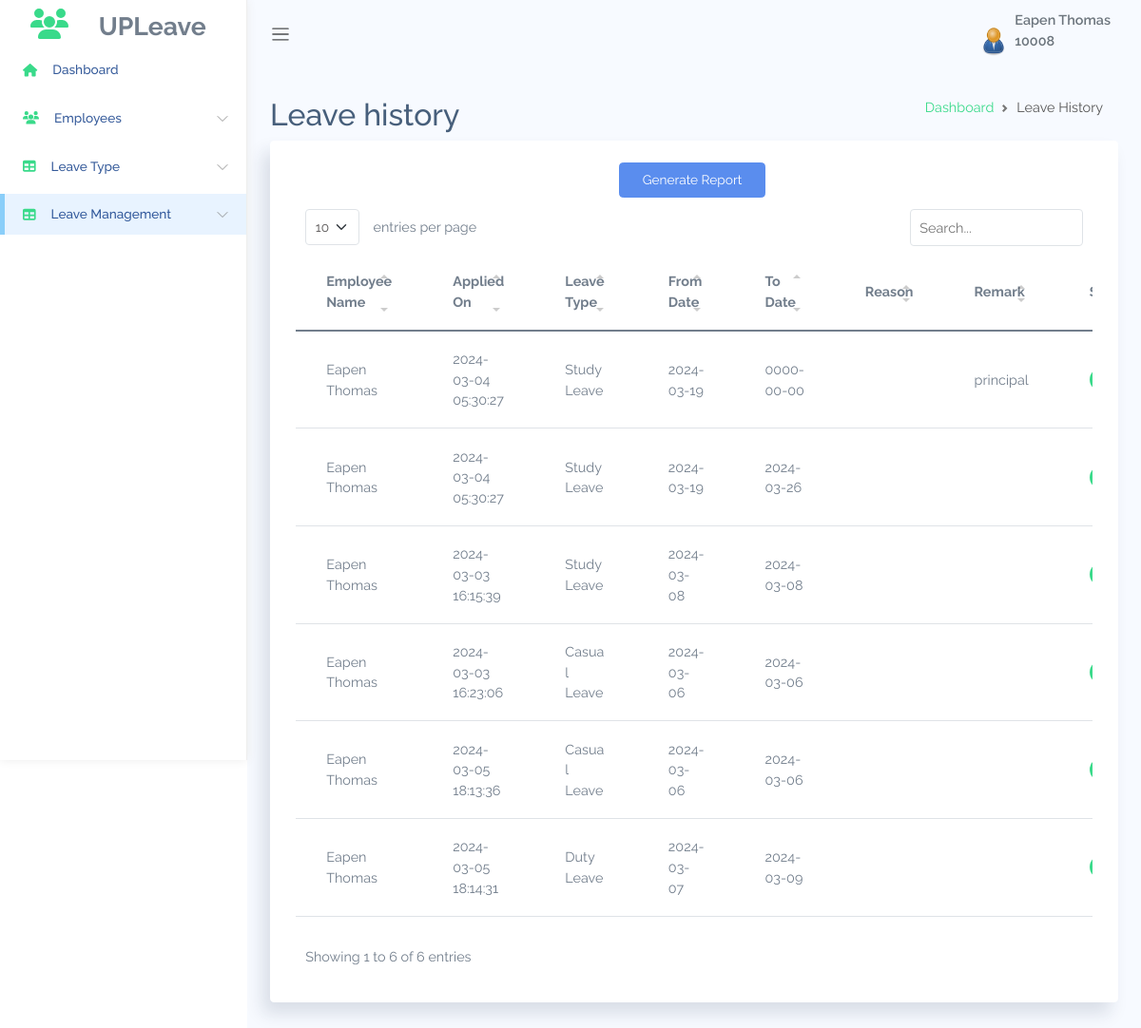
Before: /hodleavehistory.php (signed in) with the older database file.
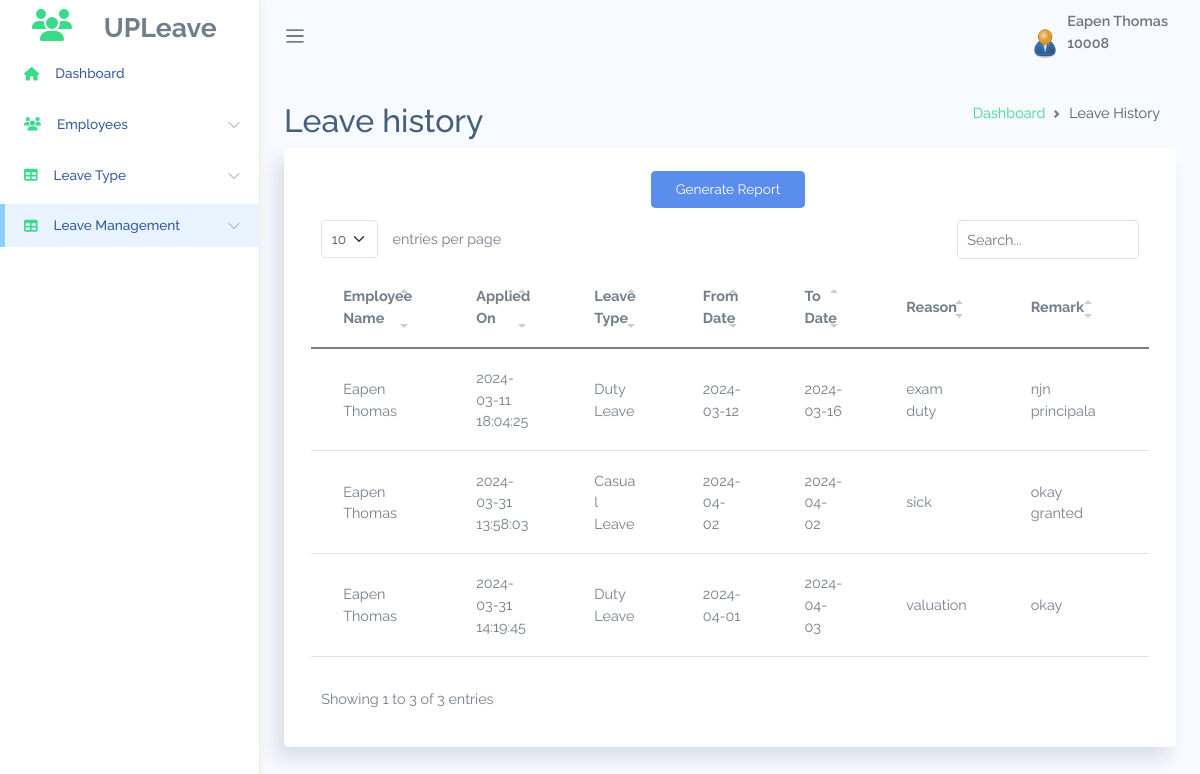
After: the same page with the newer database file.
### tables this page shows
CREATE TABLE `tbl_approval` (
  `a_id` int(11) NOT NULL,
  `emp_id` int(11) DEFAULT NULL,
  `l_id` int(11) DEFAULT NULL,
  `st_date` date DEFAULT NULL,
  `to_date` date DEFAULT NULL,
  `reason` varchar(100) NOT NULL,
  `status` int(3) DEFAULT NULL,
  `daydiff` float NOT NULL,
  `appliedtime` varchar(30) NOT NULL,
  `remark` varchar(150) NOT NULL,
  `document` longblob NOT NULL
);

CREATE TABLE `tbl_employee` (
  `emp_id` int(11) DEFAULT NULL,
  `empname` varchar(40) DEFAULT NULL,
  `email` varchar(40) DEFAULT NULL,
  `phone` varchar(15) DEFAULT NULL,
  `doj` date DEFAULT NULL,
  `status` tinyint(1) DEFAULT NULL,
  `dept_id` int(11) DEFAULT NULL,
  `post_id` int(11) DEFAULT NULL
);

CREATE TABLE `tbl_leavetype` (
  `l_id` int(11) NOT NULL,
  `leavetype` varchar(30) DEFAULT NULL,
  `description` varchar(100) DEFAULT NULL,
  `totalleave` int(11) DEFAULT NULL
);

### hodleavehistory.php (the view, shortened to what the changed rows need)
<?php
include 'conn.php';
if(isset($_SESSION['empid'])) {
$x=$_SESSION['name'];
$empid=$_SESSION['empid'];
$deptid=$_SESSION['deptid'];
?>
<!DOCTYPE html>
<html lang="en">
<head>
<link rel="stylesheet" href="assets/css/bootstrap.css">
<link rel="stylesheet" href="assets/vendors/simple-datatables/style.css">
<link rel="stylesheet" href="assets/vendors/perfect-scrollbar/perfect-scrollbar.css">
<link rel="stylesheet" href="assets/css/app.css">
</head>
<body>
    <div id="app">
        <div id="sidebar" class='active'>
            <div class="sidebar-wrapper active">
                <div class="sidebar-header" style="height: 50px;margin-top: -30px">
                    <i class="fa fa-users text-success me-4"></i>
                    <span id="span01" style="font-size: smaller;">UPLeave</span>
                </div>
                <div class="sidebar-menu">
                    <ul class="menu">
                        <li class="sidebar-item ">
                            <a href="index.php" class='sidebar-link'>
                                <i class="fa fa-home text-success"></i>
                                <span>Dashboard</span>
                            </a>
                        </li>
                        <li class="sidebar-item  has-sub">
                            <a href="#" class='sidebar-link'>
                                <i class="fa fa-users text-success"></i>
                                <span>Employees</span>
                            </a>
                        </li>
                        <li class="sidebar-item  has-sub">
                            <a href="#" class='sidebar-link'>
                                <i class="fa fa-table text-success"></i>
                                <span>Leave Type</span>
                            </a>
                        </li>
                        <li class="sidebar-item  has-sub active">
                            <a href="#" class='sidebar-link'>
                                <i class="fa fa-table text-success"></i>
                                <span>Leave Management</span>
                            </a>
                        </li>
                    </ul>
                </div>
            </div>
        </div>
        <div id="main">
            <nav class="navbar navbar-header navbar-expand navbar-light">
                <a class="sidebar-toggler" href="#"><span class="navbar-toggler-icon"></span></a>
                <div class="collapse navbar-collapse" id="navbarSupportedContent">
                    <ul class="navbar-nav d-flex align-items-center navbar-light ms-auto">
                        <li class="dropdown">
                            <a href="#" data-bs-toggle="dropdown"
                                class="nav-link dropdown-toggle nav-link-lg nav-link-user">
                                <div class="avatar me-1">
                                    <img src="assets/images/admin.png" alt="" srcset="">
                                </div>
                                <div class="d-none d-md-block d-lg-inline-block"><?php echo $x."<br>".$empid ?></div>
                            </a>
                        </li>
                    </ul>
                </div>
            </nav>
            <div class="main-content container-fluid">
                <div class="page-title">
                    <div class="row">
                        <div class="col-12 col-md-6 order-md-1 order-last">
                            <h3>Leave history    </h3>
                        </div>
                        <div class="col-12 col-md-6 order-md-2 order-first">
                            <nav aria-label="breadcrumb" class='breadcrumb-header'>
                                <ol class="breadcrumb">
                                    <li class="breadcrumb-item"><a href="employee.php" class="text-success">Dashboard</a>
                                    </li>
                                    <li class="breadcrumb-item active" aria-current="page">Leave History</li>
                                </ol>
                            </nav>
                        </div>
                    </div>
                </div>
                <section class="section">
                    <div class="card">
                        <div class="card-body">
                            <table class='table' id="table1">
                                <thead>
                                    <tr>
                                        <th>Employee Name</th>
                                        <th>Applied On</th>
                                        <th>Leave Type</th>
                                        <th>From Date</th>
                                        <th>To Date</th>
                                        <th>Reason</th>
                                        <th>Remark</th>
                                        <th>Status</th>
                                    </tr>
                                </thead>
                                <tbody>
                                    <?php
                                    $sql="SELECT a.*,e.empname,p.deptname FROM tbl_approval a,tbl_employee e, tbl_department p WHERE a.emp_id = e.emp_id and e.dept_id = p.dept_id and p.dept_id = $deptid";
                                    $result=$conn->query($sql);
                                    if ($result){
                                         if ($result->num_rows > 0) {
                                            while ($row = $result->fetch_assoc()) {
                                            $empname=$row['empname'];
                                            $apptime = $row['appliedtime'];
                                            $lid=$row['l_id'];
                                            $stdate=$row['st_date'];
                                            $todate=$row['to_date'];
                                            $remark=$row['remark'];
                                            $reason = $row['reason'];
                                            $lql="select leavetype from tbl_leavetype where l_id = $lid";
                                            $res=$conn->query($lql);
                                            if($res){
                                                $rows = $res->fetch_assoc();
                                            echo " <tr>";
                                            echo"<td>$empname</td>";
                                            echo " <td>$apptime</td>";
                                            echo "<td>".$rows['leavetype']."</td>";
                                            echo"<td>$stdate</td>";
                                            echo "<td>$todate</td>";
                                            echo"<td>$reason</td>";
                                            echo"<td>$remark</td>";
                                            echo"<td><span class='badge bg-success'>Approved</span></td>";
                                            echo"</tr>";
                                            }
                                         }}}
                                      ?>
                                </tbody>
                                 <center>
                            <form action="#" method="post">
                                <input type="submit" value="Generate Report" name="report" class="btn btn-primary me-1 mb-1">
                            </form></center>
                            </table>
                        </div>
                    </div>
                </section>
            </div>
        </div>
    </div>
</body>
</html>
<?php
}else{
    header('Location: login.php');
    exit();
}
?>

Changed rows visible on the page:
removed tbl_approval: tbl_employee.empname "Eapen Thomas", appliedtime "2024-03-04 05:30:27", l.leavetype "Study Leave", st_date "2024-03-19", to_date "0000-00-00", remark "principal"
removed tbl_approval: tbl_employee.empname "Eapen Thomas", appliedtime "2024-03-04 05:30:27", l.leavetype "Study Leave", st_date "2024-03-19", to_date "2024-03-26"
removed tbl_approval: tbl_employee.empname "Eapen Thomas", appliedtime "2024-03-03 16:15:39", l.leavetype "Study Leave", st_date "2024-03-08", to_date "2024-03-08"
removed tbl_approval: tbl_employee.empname "Eapen Thomas", appliedtime "2024-03-03 16:23:06", l.leavetype "Casual Leave", st_date "2024-03-06", to_date "2024-03-06"
removed tbl_approval: tbl_employee.empname "Eapen Thomas", appliedtime "2024-03-05 18:13:36", l.leavetype "Casual Leave", st_date "2024-03-06", to_date "2024-03-06"
removed tbl_approval: tbl_employee.empname "Eapen Thomas", appliedtime "2024-03-05 18:14:31", l.leavetype "Duty Leave", st_date "2024-03-07", to_date "2024-03-09"
added tbl_approval: tbl_employee.empname "Eapen Thomas", appliedtime "2024-03-11 18:04:25", l.leavetype "Duty Leave", st_date "2024-03-12", to_date "2024-03-16", reason "exam duty", remark "njn principala"
added tbl_approval: tbl_employee.empname "Eapen Thomas", appliedtime "2024-03-31 13:58:03", l.leavetype "Casual Leave", st_date "2024-04-02", to_date "2024-04-02", reason "sick", remark "okay granted"
added tbl_approval: tbl_employee.empname "Eapen Thomas", appliedtime "2024-03-31 14:19:45", l.leavetype "Duty Leave", st_date "2024-04-01", to_date "2024-04-03", reason "valuation", remark "okay"
Other visible differences:
text written by a page script: "entries per page Showing 1 to 6 of 6 entries" → "entries per page Showing 1 to 3 of 3 entries"
